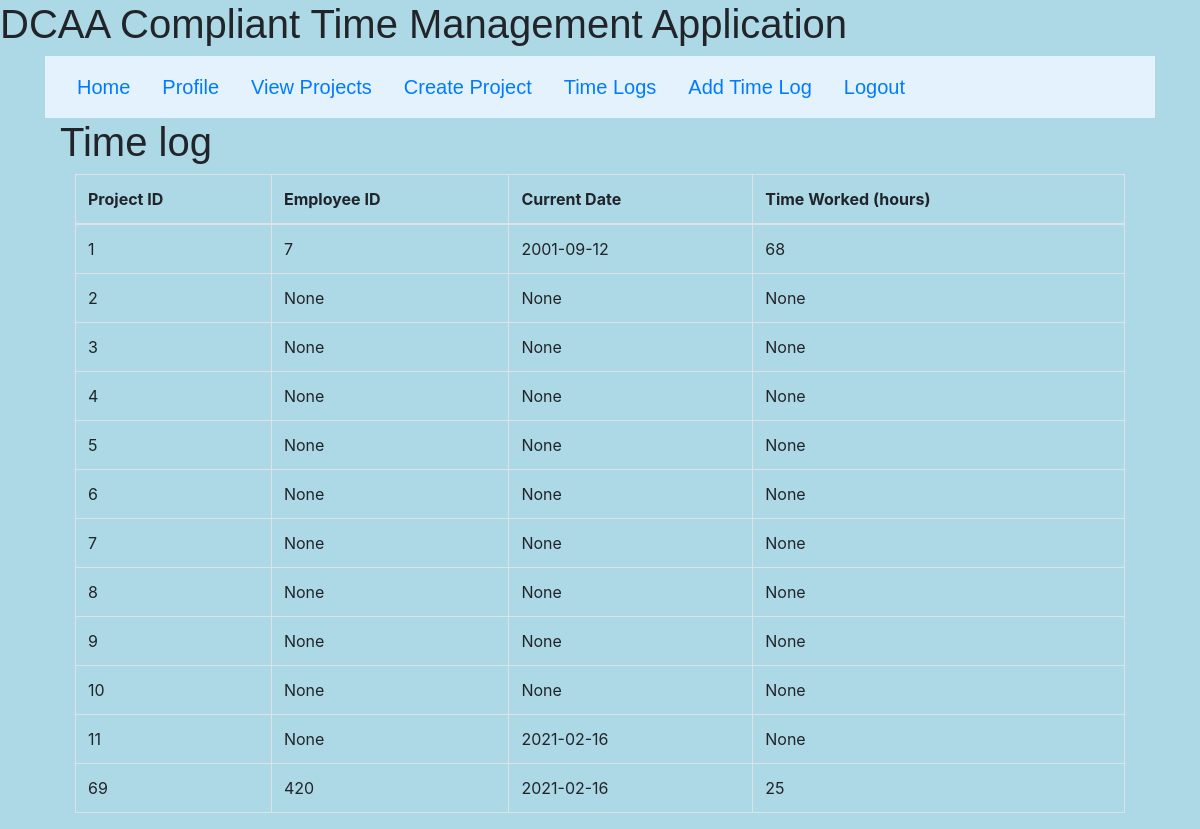
The page /timelogpage (signed in) on the database its author committed.
### models.py (models this page shows)
class TimeLog(db.Model):
	projectID = db.Column(db.Integer, primary_key=True)
	employeeID = db.Column(db.Integer)
	currentTime = db.Column(db.Date)
	time = db.Column(db.Integer)

### main_bp.py (the view)
@main.route('/timelogpage')
def timelog():
    rows = TimeLog.query.all()
    return render_template('timelogpage.html', title='Overview', rows=rows)

### __init__.py (called while the page is built)
def create_app():
	app = Flask(__name__)
	app.config['SECRET_KEY'] = os.urandom(24)
	app.config['SQLALCHEMY_DATABASE_URI'] = 'sqlite:///db.sqlite'
	db.init_app(app)
	app.config['MAIL_SERVER']='smtp.gmail.com'
	app.config['MAIL_PORT'] = 465
	app.config['MAIL_USERNAME'] = 'dcaatimemamangement@gmail.com'
	app.config['MAIL_PASSWORD'] = os.environ.get('MAILPWD')
	app.config['MAIL_USE_TLS'] = False
	app.config['MAIL_USE_SSL'] = True
	mail.init_app(app)
	login_manager = LoginManager()
	login_manager.login_view = 'auth.login'
	login_manager.init_app(app)
	from .models import User
	@login_manager.user_loader
	def load_user(user_id):
			return User.query.get(int(user_id))
	from .auth_bp import auth as auth_blueprint
	app.register_blueprint(auth_blueprint)
	from .main_bp import main as main_blueprint
	app.register_blueprint(main_blueprint)
	return app

### templates/timelogpage.html (shortened to what this page needs)
{% extends "base.html" %} {% block content %}
<html lang="en">
  <head>
    <link rel="stylesheet" href="/static/stylesheet.css" />
    <link rel="stylesheet" href="https://maxcdn.bootstrapcdn.com/bootstrap/4.5.2/css/bootstrap.min.css">
    <link rel="stylesheet" href="/static/stylesheet.css" /> </head>
  </head>
  <body>
<div class="container-fluid">
	<div class="row">
		<div class="col-md-12">
			<h1>Time log</h1>
		</div>
	</div>
    <div class="container-fluid">
	<div class="row">
		<div class="col-md-12">
			<table class="table table-bordered">
				<thead>
					<tr>
						<th>
							Project ID
						</th>
						<th>
							Employee ID
						</th>
						<th>
							Current Date
						</th>
						<th>
							Time Worked (hours)
						</th>
					</tr>
				</thead>
				<tbody>
					<tr>
						{% for row in rows %}
    				<tr>
        				<td>{{ row.projectID }}</td>
        				<td>{{ row.employeeID}}</td>
						<td>{{ row.currentTime}}</td>
						<td>{{ row.time}}</td>
    				</tr>
    					{% endfor %}
					</tr>
				</tbody>
			</table>
		</div>
	</div>
</div>
  </body>
</html>
{% endblock %}

### static/stylesheet.css (style rules this page uses)
body { background-color: lightblue; }
h1 { font-size: 40; font-family: sans-serif; }

### rows shown on the page
TimeLog: projectID "1", employeeID "7", currentTime "2001-09-12", time "68"
TimeLog: projectID "2", employeeID "None", currentTime "None", time "None"
TimeLog: projectID "3", employeeID "None", currentTime "None", time "None"
TimeLog: projectID "4", employeeID "None", currentTime "None", time "None"
TimeLog: projectID "5", employeeID "None", currentTime "None", time "None"
TimeLog: projectID "6", employeeID "None", currentTime "None", time "None"
TimeLog: projectID "7", employeeID "None", currentTime "None", time "None"
TimeLog: projectID "8", employeeID "None", currentTime "None", time "None"
TimeLog: projectID "9", employeeID "None", currentTime "None", time "None"
TimeLog: projectID "10", employeeID "None", currentTime "None", time "None"
TimeLog: projectID "11", employeeID "None", currentTime "2021-02-16", time "None"
TimeLog: projectID "69", employeeID "420", currentTime "2021-02-16", time "25"
